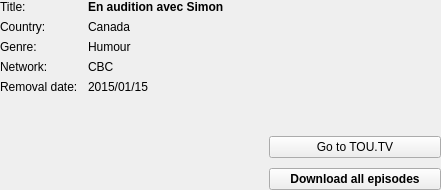
<?xml version="1.0" encoding="UTF-8"?>
<ui version="4.0">
 <class>infos_emission_widget</class>
 <widget class="QWidget" name="infos_emission_widget">
  <property name="geometry">
   <rect>
    <x>0</x>
    <y>0</y>
    <width>441</width>
    <height>190</height>
   </rect>
  </property>
  <layout class="QHBoxLayout" name="horizontalLayout" stretch="3,2">
   <property name="spacing">
    <number>10</number>
   </property>
   <property name="margin">
    <number>0</number>
   </property>
   <item>
    <layout class="QVBoxLayout" name="verticalLayout">
     <item>
      <layout class="QFormLayout" name="main_form_layout">
       <property name="fieldGrowthPolicy">
        <enum>QFormLayout::AllNonFixedFieldsGrow</enum>
       </property>
       <property name="horizontalSpacing">
        <number>10</number>
       </property>
       <property name="verticalSpacing">
        <number>6</number>
       </property>
       <item row="0" column="0">
        <widget class="QLabel" name="title_label">
         <property name="text">
          <string>Title:</string>
         </property>
        </widget>
       </item>
       <item row="0" column="1">
        <widget class="QLabel" name="title_value_label">
         <property name="font">
          <font>
           <weight>75</weight>
           <bold>true</bold>
          </font>
         </property>
         <property name="text">
          <string>En audition avec Simon</string>
         </property>
        </widget>
       </item>
       <item row="1" column="0">
        <widget class="QLabel" name="country_label">
         <property name="text">
          <string>Country:</string>
         </property>
        </widget>
       </item>
       <item row="1" column="1">
        <widget class="QLabel" name="country_value_label">
         <property name="text">
          <string>Canada</string>
         </property>
        </widget>
       </item>
       <item row="2" column="0">
        <widget class="QLabel" name="genre_label">
         <property name="text">
          <string>Genre:</string>
         </property>
        </widget>
       </item>
       <item row="2" column="1">
        <widget class="QLabel" name="genre_value_label">
         <property name="text">
          <string>Humour</string>
         </property>
        </widget>
       </item>
       <item row="3" column="0">
        <widget class="QLabel" name="network_label">
         <property name="text">
          <string>Network:</string>
         </property>
        </widget>
       </item>
       <item row="3" column="1">
        <widget class="QLabel" name="network_value_label">
         <property name="text">
          <string>CBC</string>
         </property>
        </widget>
       </item>
       <item row="4" column="0">
        <widget class="QLabel" name="removal_date_label">
         <property name="text">
          <string>Removal date:</string>
         </property>
        </widget>
       </item>
       <item row="4" column="1">
        <widget class="QLabel" name="removal_date_value_label">
         <property name="text">
          <string>2015/01/15</string>
         </property>
        </widget>
       </item>
      </layout>
     </item>
     <item>
      <spacer name="verticalSpacer_3">
       <property name="orientation">
        <enum>Qt::Vertical</enum>
       </property>
       <property name="sizeType">
        <enum>QSizePolicy::Fixed</enum>
       </property>
       <property name="sizeHint" stdset="0">
        <size>
         <width>20</width>
         <height>6</height>
        </size>
       </property>
      </spacer>
     </item>
     <item>
      <widget class="QLabel" name="description_value_label">
       <property name="font">
        <font>
         <pointsize>8</pointsize>
        </font>
       </property>
       <property name="text">
        <string/>
       </property>
       <property name="textFormat">
        <enum>Qt::PlainText</enum>
       </property>
       <property name="alignment">
        <set>Qt::AlignLeading|Qt::AlignLeft|Qt::AlignTop</set>
       </property>
       <property name="wordWrap">
        <bool>true</bool>
       </property>
      </widget>
     </item>
     <item>
      <spacer name="verticalSpacer_2">
       <property name="orientation">
        <enum>Qt::Vertical</enum>
       </property>
       <property name="sizeType">
        <enum>QSizePolicy::Expanding</enum>
       </property>
       <property name="sizeHint" stdset="0">
        <size>
         <width>20</width>
         <height>0</height>
        </size>
       </property>
      </spacer>
     </item>
    </layout>
   </item>
   <item>
    <layout class="QVBoxLayout" name="verticalLayout_2">
     <item>
      <spacer name="verticalSpacer">
       <property name="orientation">
        <enum>Qt::Vertical</enum>
       </property>
       <property name="sizeHint" stdset="0">
        <size>
         <width>20</width>
         <height>0</height>
        </size>
       </property>
      </spacer>
     </item>
     <item>
      <widget class="QPushButton" name="goto_toutv_btn">
       <property name="maximumSize">
        <size>
         <width>200</width>
         <height>16777215</height>
        </size>
       </property>
       <property name="text">
        <string>Go to TOU.TV</string>
       </property>
      </widget>
     </item>
     <item>
      <widget class="QPushButton" name="dl_btn">
       <property name="maximumSize">
        <size>
         <width>200</width>
         <height>16777215</height>
        </size>
       </property>
       <property name="font">
        <font>
         <weight>75</weight>
         <bold>true</bold>
        </font>
       </property>
       <property name="text">
        <string>Download all episodes</string>
       </property>
      </widget>
     </item>
    </layout>
   </item>
  </layout>
 </widget>
 <resources/>
 <connections/>
</ui>
